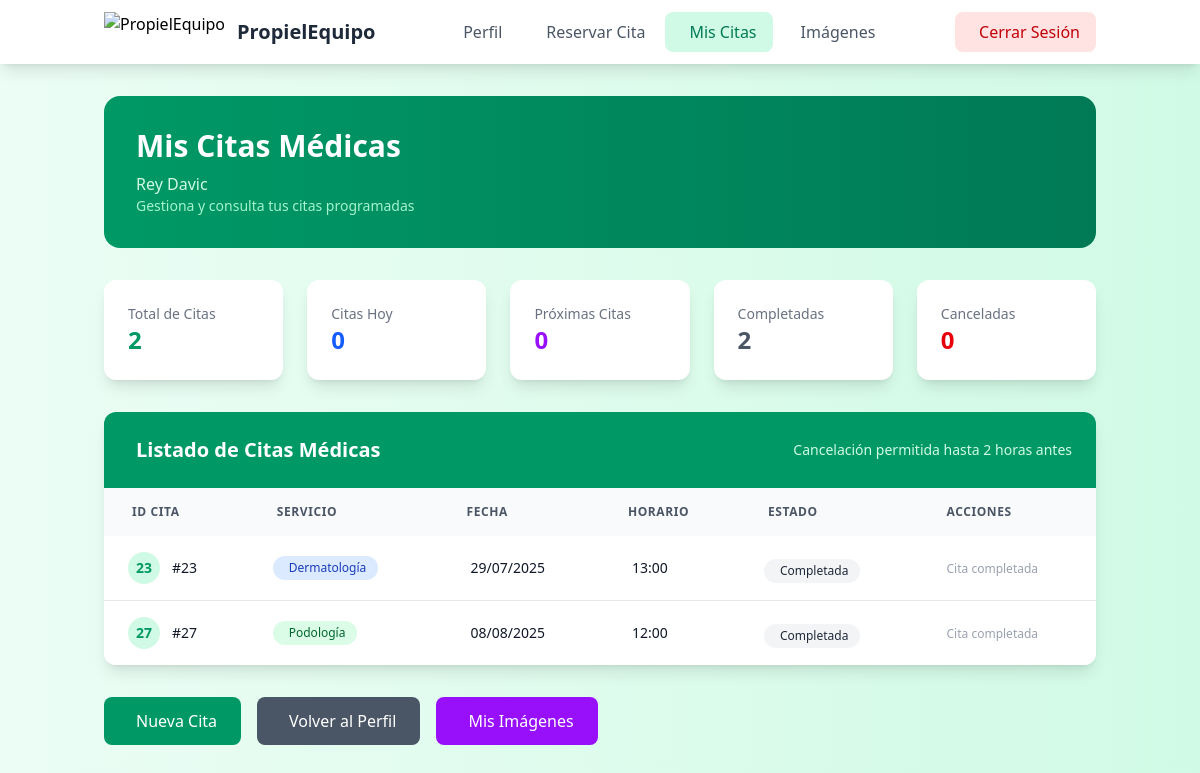
The app's page /src/Paciente/reservas.php (signed in) with its own data.
### tables this page shows
CREATE TABLE `usuarios` (
  `user_id` int(255) NOT NULL,
  `rol` int(1) NOT NULL,
  `nombre` varchar(255) NOT NULL,
  `apellido` varchar(255) NOT NULL,
  `edad` int(3) NOT NULL,
  `telefono` varchar(20) NOT NULL,
  `email` varchar(255) DEFAULT NULL,
  `password` varchar(255) NOT NULL,
  `genero` int(1) NOT NULL,
  `cedula_profesional` varchar(20) DEFAULT NULL COMMENT 'Cédula profesional para médicos únicamente'
);

CREATE TABLE `citas` (
  `id_cita` int(10) NOT NULL,
  `id_usuario` int(10) NOT NULL,
  `id_doctor` int(10) DEFAULT NULL,
  `fecha` date NOT NULL,
  `horario` varchar(255) NOT NULL,
  `id_horario` int(10) DEFAULT NULL,
  `servicio` varchar(255) NOT NULL,
  `id_servicio` int(10) DEFAULT NULL,
  `estado` enum('pendiente','confirmada','completada','cancelada') DEFAULT 'pendiente',
  `notas` text DEFAULT NULL,
  `fecha_creacion` timestamp NOT NULL DEFAULT current_timestamp(),
  `fecha_actualizacion` timestamp NOT NULL DEFAULT current_timestamp() ON UPDATE current_timestamp()
);

### src/Paciente/reservas.php (the view, shortened to what the rows shown need)
<?php
if (isset($_SESSION['telefono'])) {
    $nombre = $_SESSION['nombre'];
    require_once '../database_queries.php';
    try {
        $db_queries = new PropielEquipoQueries();
        $user = $db_queries->getUserById($_SESSION['user_id']);
        $uid = $user['user_id'];
        $nombre = $user["nombre"];
        $apellido = $user["apellido"];
    } catch (Exception $e) {
        error_log("Error en reservas paciente: " . $e->getMessage());
        header('location: ../Landing/login.html');
        exit();
    }
} else {
    header('location: ../Landing/login.html');
    exit();
}
?>
<!doctype html>
<html>
<head>
    <link href="../output.css?v=<?php echo time(); ?>" rel="stylesheet">
</head>
<body class="bg-gradient-to-r from-emerald-50 to-emerald-100 flex flex-col min-h-screen">
    <div class="container mx-auto px-4 py-8">
        <div class="bg-gradient-to-r from-emerald-600 to-emerald-700 rounded-2xl p-8 text-white mb-8">
            <div class="flex items-center justify-between">
                <div>
                    <h1 class="text-3xl font-bold mb-2">Mis Citas Médicas</h1>
                    <p class="text-emerald-100"><?php echo htmlspecialchars($nombre . " " . $apellido); ?></p>
                    <p class="text-emerald-200 text-sm">Gestiona y consulta tus citas programadas</p>
                </div>
            </div>
        </div>
            <?php
            try {
                $appointments = $db_queries->getAppointmentsByUserId($uid);
                $datetime_actual = new DateTime();
                $hoy = $datetime_actual->format('Y-m-d');
            } catch (Exception $e) {
                $appointments = [];
                $citas_hoy = [];
                $citas_futuras = [];
                $citas_completadas = [];
                $citas_canceladas = [];
            }
            ?>
        <div class="bg-white rounded-xl shadow-lg overflow-hidden">
            <div class="bg-emerald-600 text-white p-6">
                <div class="flex items-center justify-between">
                    <h2 class="text-xl font-bold flex items-center">
                        Listado de Citas Médicas
                    </h2>
                </div>
            </div>
            <?php if (count($appointments) > 0): ?>
                <div class="overflow-x-auto">
                    <table class="w-full">
                        <thead class="bg-gray-50">
                            <tr>
                                <th class="px-6 py-4 text-left text-xs font-semibold text-gray-600 uppercase tracking-wider">
                                    <ion-icon name="document-text" class="mr-1"></ion-icon>ID Cita
                                </th>
                                <th class="px-6 py-4 text-left text-xs font-semibold text-gray-600 uppercase tracking-wider">
                                    <ion-icon name="medical" class="mr-1"></ion-icon>Servicio
                                </th>
                                <th class="px-6 py-4 text-left text-xs font-semibold text-gray-600 uppercase tracking-wider">
                                    <ion-icon name="calendar-outline" class="mr-1"></ion-icon>Fecha
                                </th>
                                <th class="px-6 py-4 text-left text-xs font-semibold text-gray-600 uppercase tracking-wider">
                                    <ion-icon name="time-outline" class="mr-1"></ion-icon>Horario
                                </th>
                                <th class="px-6 py-4 text-left text-xs font-semibold text-gray-600 uppercase tracking-wider">
                                    <ion-icon name="flag" class="mr-1"></ion-icon>Estado
                                </th>
                                <th class="px-6 py-4 text-left text-xs font-semibold text-gray-600 uppercase tracking-wider">
                                    <ion-icon name="settings" class="mr-1"></ion-icon>Acciones
                                </th>
                            </tr>
                        </thead>
                        <tbody class="bg-white divide-y divide-gray-200">
                            <?php foreach ($appointments as $appointment):
                                $fecha_cita = $appointment['fecha'];
                                $hora_cita = $appointment['horario'];
                                $datetime_cita = DateTime::createFromFormat('Y-m-d H:i', $fecha_cita . ' ' . $hora_cita);
                                $fecha_cita_obj = DateTime::createFromFormat('Y-m-d', $fecha_cita);
                                $fecha_hoy_obj = DateTime::createFromFormat('Y-m-d', $hoy);
                                $es_hoy = ($fecha_cita_obj && $fecha_hoy_obj && $fecha_cita_obj->format('Y-m-d') === $fecha_hoy_obj->format('Y-m-d'));
                                $es_pasada = ($datetime_cita && $datetime_cita < $datetime_actual);
                                $es_futura = ($datetime_cita && $datetime_cita > $datetime_actual);
                                $es_cancelada = (isset($appointment['estado']) && $appointment['estado'] === 'cancelada');
                                $puede_cancelar = false;
                            ?>
                                <tr class="hover:bg-gray-50 transition duration-200">
                                    <td class="px-6 py-4 whitespace-nowrap">
                                        <div class="flex items-center">
                                            <div class="w-8 h-8 bg-emerald-100 rounded-full flex items-center justify-center mr-3">
                                                <span class="text-emerald-600 font-semibold text-sm"><?php echo htmlspecialchars($appointment['id_cita']); ?></span>
                                            </div>
                                            <span class="text-sm font-medium text-gray-900">#<?php echo htmlspecialchars($appointment['id_cita']); ?></span>
                                        </div>
                                    </td>
                                    <td class="px-6 py-4 whitespace-nowrap">
                                        <div class="flex items-center">
                                            <?php
                                            $servicio = $appointment['servicio'];
                                            $color_servicio = 'blue';
                                            switch(strtolower($servicio)) {
                                                case 'dermatología':
                                                    $color_servicio = 'blue';
                                                    break;
                                                case 'podología':
                                                    $color_servicio = 'green';
                                                    break;
                                            }
                                            ?>
                                            <span class="inline-flex items-center px-3 py-1 rounded-full text-xs font-medium bg-<?php echo $color_servicio; ?>-100 text-<?php echo $color_servicio; ?>-800">
                                                <?php echo htmlspecialchars(ucfirst($servicio)); ?>
                                            </span>
                                        </div>
                                    </td>
                                    <td class="px-6 py-4 whitespace-nowrap text-sm text-gray-900">
                                        <div class="flex items-center">
                                            <?php echo date('d/m/Y', strtotime($appointment['fecha'])); ?>
                                        </div>
                                    </td>
                                    <td class="px-6 py-4 whitespace-nowrap text-sm text-gray-900">
                                        <div class="flex items-center">
                                            <?php echo htmlspecialchars($appointment['horario']); ?>
                                        </div>
                                    </td>
                                    <td class="px-6 py-4 whitespace-nowrap">
                                        <?php if ($es_cancelada): ?>
                                            <span class="inline-flex items-center px-3 py-1 rounded-full text-xs font-medium bg-red-100 text-red-800">
                                                <ion-icon name="close-circle" class="mr-1"></ion-icon>Cancelada
                                            </span>
                                        <?php elseif ($es_hoy && !$es_pasada): ?>
                                            <span class="inline-flex items-center px-3 py-1 rounded-full text-xs font-medium bg-orange-100 text-orange-800">
                                                <ion-icon name="today" class="mr-1"></ion-icon>Hoy - <?php echo htmlspecialchars($appointment['horario']); ?>
                                            </span>
                                        <?php elseif ($es_futura): ?>
                                            <span class="inline-flex items-center px-3 py-1 rounded-full text-xs font-medium bg-green-100 text-green-800">
                                                <ion-icon name="checkmark-circle" class="mr-1"></ion-icon>Programada
                                            </span>
                                        <?php else: ?>
                                            <span class="inline-flex items-center px-3 py-1 rounded-full text-xs font-medium bg-gray-100 text-gray-800">
                                                <ion-icon name="checkmark-done" class="mr-1"></ion-icon>Completada
                                            </span>
                                        <?php endif; ?>
                                    </td>
                                    <td class="px-6 py-4 whitespace-nowrap text-sm font-medium">
                                        <?php if ($es_cancelada): ?>
                                            <span class="text-gray-400 text-xs">
                                                <ion-icon name="close-circle" class="mr-1"></ion-icon>
                                                Cita cancelada
                                            </span>
                                        <?php else: ?>
                                            <span class="text-gray-400 text-xs">
                                                <?php
                                                if ($es_pasada) {
                                                    echo "Cita completada";
                                                } else {
                                                    echo "No se puede cancelar";
                                                }
                                                ?>
                                            </span>
                                        <?php endif; ?>
                                    </td>
                                </tr>
                            <?php endforeach; ?>
                        </tbody>
                    </table>
                </div>
            <?php endif; ?>
        </div>
    </div>
</body>
</html>

### records on screen
usuarios: nombre+apellido "Rey Davic"
citas: id_cita "23", servicio "Dermatología", fecha "29/07/2025", horario "13:00", estado "Completada"
citas: id_cita "27", servicio "Podología", fecha "08/08/2025", horario "12:00", estado "Completada"

### other values on screen
count($appointments) "2"
count($citas_hoy) "0"
count($citas_futuras) "0"
count($citas_completadas) "2"
count($citas_canceladas) "0"
